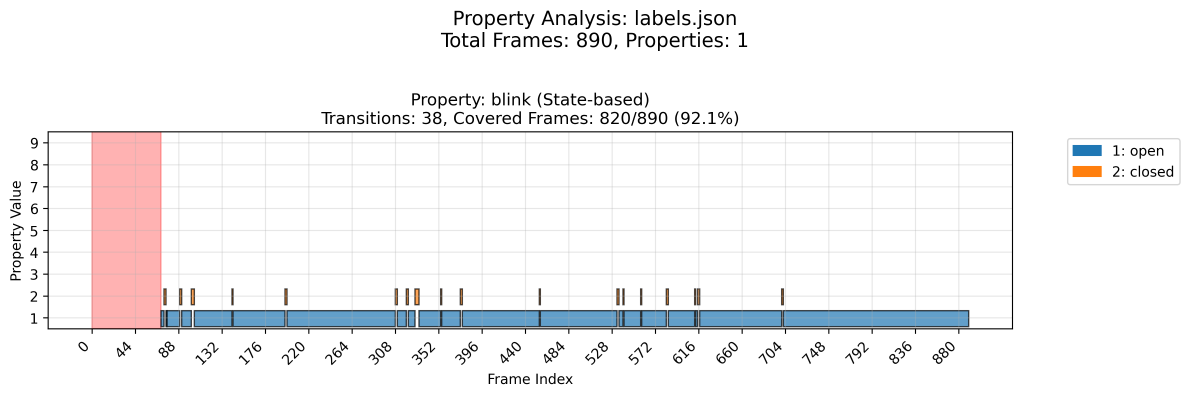
#> input picture 11Drowsiness_1_1.png, 3570 x 1190 px (shown at 1/3 size)
$ python labeler_gui.py .
#> lines starting #> are read from the running program, lines starting #| are printed output that depends on the picture
#> the answer given: 11Drowsiness_1_1.png
#!/usr/bin/env python3
"""Simple GUI tool for labeling frame properties using OpenCV.

The tool iterates through image frames inside a directory, displays them, and
lets the user assign numeric properties (1-9) to each frame. Supports multiple
named properties per frame and variable playback speeds.
"""

from __future__ import annotations

import argparse
import json
import sys
from pathlib import Path
from typing import Dict, List, Optional, Set

import cv2
import numpy as np

SUPPORTED_EXTENSIONS = {".png", ".jpg", ".jpeg", ".bmp", ".tiff", ".tif"}


class FrameLabelerApp:
    def __init__(self, image_dir: Path, labels_path: Path, property_name: str, fps: float = 5.0):
#> called with property_name = '11Drowsiness_1_1.png', fps = 5
        self.image_dir = image_dir
        self.labels_path = labels_path
        self.property_name = property_name
        self.base_fps = fps
        self.fps = fps
        self.speed_multiplier = 1.0
        self.available_speeds = [1.0, 1.5, 2.0]
        self.speed_index = 0
        self.replace_property = None  # Will be set during label loading

        self.frames: List[Path] = self._load_frames()
        if not self.frames:
            raise SystemExit(f"No image frames found in {image_dir}")

        self.labels: Dict[str, Dict[str, Set[int]]] = self._load_existing_labels()
        self.current_index = 0
        self.current_property = 1
        self.playing = False
        self.display_size = (960, 540)
        self.window_name = f"Frame Property Labeler - {property_name}"

        # Apply default properties from existing labels
        for i, frame_path in enumerate(self.frames):
            key = self._frame_key(frame_path)
            if key in self.labels and self.property_name in self.labels[key]:
                if i == 0 and self.labels[key][self.property_name]:
                    # Use the first value as default
                    self.current_property = min(self.labels[key][self.property_name])

    def _load_frames(self) -> List[Path]:
        files = [
            path for path in sorted(self.image_dir.iterdir())
            if path.suffix.lower() in SUPPORTED_EXTENSIONS and path.is_file()
        ]
        return files

    def _load_existing_labels(self) -> Dict[str, Dict[str, Set[int]]]:
        """Load existing labels. Structure: {frame_key: {property_name: set(values)}}"""
        if not self.labels_path.exists():
            self.value_mappings = {}
            return {}

        try:
            with self.labels_path.open("r", encoding="utf-8") as fh:
                data = json.load(fh)
        except json.JSONDecodeError as exc:
            print(f"Failed to read {self.labels_path}: {exc}")
            print("Starting with empty labels.")
            self.value_mappings = {}
            return {}

        # Handle both new format (with frames/mappings) and legacy format
        if "frames" in data:
            # New format
            frame_data = data["frames"]
            self.value_mappings = data.get("mappings", {})
            if self.property_name in self.value_mappings:
                print(f"\nLoaded value mappings for '{self.property_name}':")
                for value, meaning in self.value_mappings[self.property_name].items():
                    print(f"  {value}: {meaning}")
        else:
            # Legacy format - frame data is at root level
            frame_data = data
            self.value_mappings = {}

        # Convert loaded data to the expected structure
        result = {}
        property_exists = False
        existing_frames_count = 0

        for frame_key, properties in frame_data.items():
            if isinstance(properties, dict):
                # New format: multiple properties
                result[frame_key] = {}
                for prop_name, values in properties.items():
                    if isinstance(values, list):
                        result[frame_key][prop_name] = set(values)
                    else:
                        # Single value, convert to set
                        result[frame_key][prop_name] = {values}

                    # Check if current property already exists
                    if prop_name == self.property_name:
                        property_exists = True
                        existing_frames_count += 1
            else:
                # Old format: single unnamed property
                result[frame_key] = {"default": {properties}}
                if self.property_name == "default":
                    property_exists = True
                    existing_frames_count += 1

        # Ask about property replacement if this property already exists
        if property_exists:
            print(f"\nFound existing property '{self.property_name}' in {existing_frames_count} frames.")
            print("Options:")
            print("  1. Keep existing - Augment/modify existing values (recommended)")
            print("  2. Replace all - Clear all existing values for this property")
            print("  3. Cancel - Exit without changes")

            while True:
                choice = input("Choose option (1/2/3) [default: 1]: ").strip() or "1"
                if choice in ["1", "2", "3"]:
                    break
                print("Invalid choice. Please enter 1, 2, or 3.")

            if choice == "3":
                raise SystemExit("Cancelled by user")
            elif choice == "2":
                # Clear existing property values
                for frame_key in result:
                    if self.property_name in result[frame_key]:
                        result[frame_key][self.property_name].clear()
                print(f"Cleared all existing values for property '{self.property_name}'")
                self.replace_property = True
            else:
                self.replace_property = False
                print(f"Will keep and show existing values for property '{self.property_name}'")

        # Ask for value mappings if not already defined for this property
        if (self.property_name not in self.value_mappings or
            not self.value_mappings.get(self.property_name, {})):
            self._setup_value_mappings()

        return result

    # [29 lines left out: function _setup_value_mappings, not called in this run]

    def _frame_key(self, frame_path: Path) -> str:
        return frame_path.relative_to(self.image_dir).as_posix()

    def _get_frame_properties(self, index: int) -> Set[int]:
        """Get all property values for a frame in the current property category."""
        frame_path = self.frames[index]
        key = self._frame_key(frame_path)

        if key in self.labels and self.property_name in self.labels[key]:
            return self.labels[key][self.property_name]
        elif index > 0:
            # Inherit from previous frame
            prev_key = self._frame_key(self.frames[index - 1])
            if prev_key in self.labels and self.property_name in self.labels[prev_key]:
                return self.labels[prev_key][self.property_name].copy()
        return {self.current_property}

    def _display_frame(self) -> np.ndarray:
        """Load and prepare the current frame for display."""
        frame_path = self.frames[self.current_index]
        img = cv2.imread(str(frame_path))
#> img is the input picture: shape (1190, 3570, 3); mean B, G, R 243.6, 242.7, 243.6

        if img is None:
            # Create placeholder for broken images
            img = np.zeros((100, 200, 3), dtype=np.uint8)
            cv2.putText(img, "Error loading image", (10, 50),
                       cv2.FONT_HERSHEY_SIMPLEX, 0.5, (255, 255, 255), 1)
        else:
            # Resize to display size while maintaining aspect ratio
            h, w = img.shape[:2]
#> h = 1190; w = 3570
            aspect = w / h
#> aspect = 3
            if aspect > self.display_size[0] / self.display_size[1]:
                new_w = self.display_size[0]
                new_h = int(new_w / aspect)
#> new_h = 320
            else:
                new_h = self.display_size[1]
                new_w = int(new_h * aspect)
            img = cv2.resize(img, (new_w, new_h))
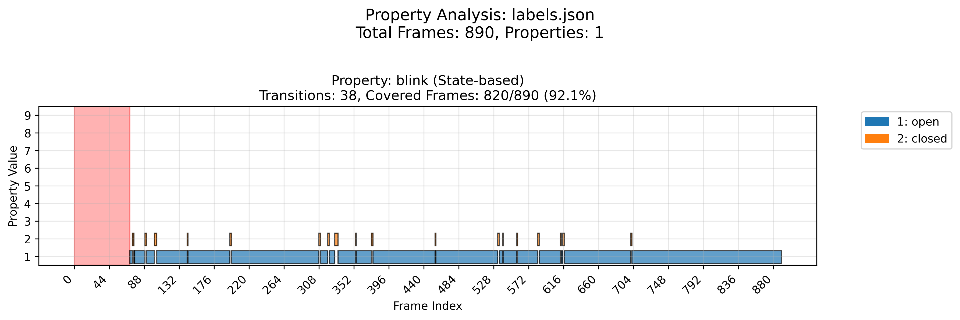
#> img: shape (320, 960, 3); mean B, G, R 243.6, 242.7, 243.5

        # Add status information
        status = self._create_status_bar(img.shape[1])

        # Combine image with status bar
        combined = np.vstack([img, status])
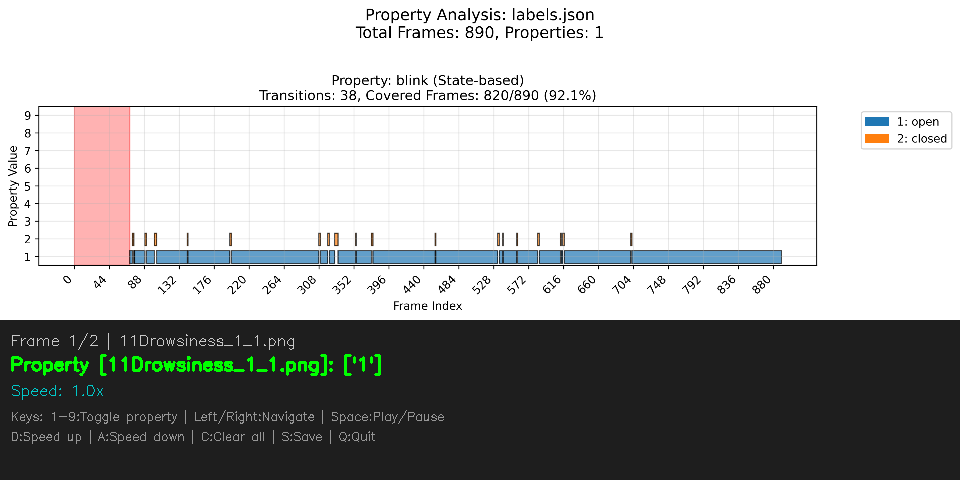
#> combined: shape (480, 960, 3); mean B, G, R 173, 173.7, 172.8

        return combined

    def _create_status_bar(self, width: int) -> np.ndarray:
        """Create a status bar showing current frame info and controls."""
        height = 160  # Increased height for better property visualization
        status_bar = np.ones((height, width, 3), dtype=np.uint8) * 30

        # Frame info
        frame_path = self.frames[self.current_index]
        key = self._frame_key(frame_path)
        info_text = f"Frame {self.current_index + 1}/{len(self.frames)} | {key}"
        cv2.putText(status_bar, info_text, (10, 25),
                   cv2.FONT_HERSHEY_SIMPLEX, 0.5, (200, 200, 200), 1)

        # Property name and current values
        current_props = self._get_frame_properties(self.current_index)

        # Create value display with meanings
        prop_values_display = []
        for value in sorted(current_props):
            meaning = self.value_mappings.get(self.property_name, {}).get(str(value), "")
            if meaning:
                prop_values_display.append(f"{value}:{meaning}")
            else:
                prop_values_display.append(str(value))

        # Enhanced property display when keeping existing values
        if self.replace_property is False and current_props:
            # Show existing values more prominently
            prop_text = f"Property [{self.property_name}] (EXISTING): {prop_values_display}"
            # Use cyan color for existing values
            cv2.putText(status_bar, prop_text, (10, 50),
                       cv2.FONT_HERSHEY_SIMPLEX, 0.6, (255, 255, 0), 2)

            # Add visual indicator for existing data
            cv2.putText(status_bar, "* Existing data - Toggle numbers to modify", (10, 75),
                       cv2.FONT_HERSHEY_SIMPLEX, 0.4, (0, 255, 255), 1)
        else:
            prop_text = f"Property [{self.property_name}]: {prop_values_display}"
            cv2.putText(status_bar, prop_text, (10, 50),
                       cv2.FONT_HERSHEY_SIMPLEX, 0.6, (0, 255, 0), 2)

        # Speed indicator
        speed_text = f"Speed: {self.speed_multiplier:.1f}x"
        y_offset = 95 if self.replace_property is False and current_props else 75
        cv2.putText(status_bar, speed_text, (10, y_offset),
                   cv2.FONT_HERSHEY_SIMPLEX, 0.5, (200, 200, 0), 1)

        # Controls help (line 1)
        y_offset += 25
        help_text1 = "Keys: 1-9:Toggle property | Left/Right:Navigate | Space:Play/Pause"
        cv2.putText(status_bar, help_text1, (10, y_offset),
                   cv2.FONT_HERSHEY_SIMPLEX, 0.4, (150, 150, 150), 1)

        # Controls help (line 2)
        y_offset += 20
        help_text2 = "D:Speed up | A:Speed down | C:Clear all | S:Save | Q:Quit"
        cv2.putText(status_bar, help_text2, (10, y_offset),
                   cv2.FONT_HERSHEY_SIMPLEX, 0.4, (150, 150, 150), 1)

        # Playing status
        if self.playing:
            play_text = f"PLAYING {self.speed_multiplier:.1f}x"
            cv2.putText(status_bar, play_text, (width - 150, 50),
                       cv2.FONT_HERSHEY_SIMPLEX, 0.6, (0, 255, 0), 2)

        return status_bar

    def _update_delay(self) -> None:
        """Update the delay based on current FPS and speed multiplier."""
        effective_fps = self.fps * self.speed_multiplier
        self.delay_ms = int(1000 / effective_fps) if effective_fps > 0 else 200

    def _save_labels(self) -> None:
        """Save current labels to JSON file."""
        # Convert sets to lists for JSON serialization
        frame_data = {}
        for frame_key, properties in self.labels.items():
            frame_data[frame_key] = {}
            for prop_name, values in properties.items():
                frame_data[frame_key][prop_name] = sorted(list(values))

        # Create complete save data structure with mappings
        save_data = {
            "frames": frame_data,
            "mappings": getattr(self, 'value_mappings', {}),
            "metadata": {
                "created_with": "frame_property_labeler",
                "version": "2.0",
                "total_frames": len(self.frames),
                "properties": list(self.labels.keys()) if hasattr(self, 'labels') else []
            }
        }

        try:
            with self.labels_path.open("w", encoding="utf-8") as fh:
                json.dump(save_data, fh, indent=2)
            print(f"Labels saved to {self.labels_path}")
        except OSError as exc:
            print(f"Error saving labels: {exc}")

    # [56 lines left out: functions toggle_property, clear_properties, change_speed, show_next, show_previous, not called in this run]

    def run(self) -> None:
        """Main application loop."""
        cv2.namedWindow(self.window_name, cv2.WINDOW_NORMAL)
        cv2.resizeWindow(self.window_name, self.display_size[0], self.display_size[1] + 160)

        self._update_delay()

        print(f"\nFrame Property Labeler - Property: [{self.property_name}]")
        print("=" * 60)
        print("Controls:")
        print("  1-9: Toggle property value for current frame")
        print("  Left/Right Arrow: Navigate frames")
        print("  Space: Play/Pause automatic playback")
        print("  D: Increase playback speed (1x -> 1.5x -> 2x)")
        print("  A: Decrease playback speed (2x -> 1.5x -> 1x)")
        print("  C: Clear all properties for current frame")
        print("  S: Save labels")
        print("  Q/ESC: Quit")
        print("=" * 60)
        print(f"Note: Multiple properties can be assigned to each frame")
        print(f"Press a number to toggle it on/off for the current frame\n")

        while True:
            # Display current frame
            display_img = self._display_frame()
            cv2.imshow(self.window_name, display_img)

            # Handle keyboard input
            if self.playing:
                key = cv2.waitKey(self.delay_ms) & 0xFF
            else:
                key = cv2.waitKey(0) & 0xFF
#> (key q is pressed here)

            # Process key
            if key == ord('q') or key == 27:  # Q or ESC
                break
            elif key == ord('s'):  # Save
                self._save_labels()
            elif key == ord('c'):  # Clear
                self.clear_properties()
            elif key == ord('d'):  # Speed up
                self.change_speed(1)
            elif key == ord('a'):  # Speed down
                self.change_speed(-1)
            elif key == ord(' '):  # Space - toggle play
                self.playing = not self.playing
                if self.playing:
                    print(f"Playback started at {self.speed_multiplier:.1f}x speed")
                else:
                    print("Playback paused")
            elif key == 81 or key == 2:  # Left arrow
                if self.show_previous():
                    self.playing = False
            elif key == 83 or key == 3:  # Right arrow
                if not self.show_next():
                    self.playing = False
            elif ord('1') <= key <= ord('9'):  # Number keys
                value = key - ord('0')
                self.toggle_property(value)

            # Auto-advance if playing
            if self.playing:
                if not self.show_next():
                    self.playing = False
                    print("Reached end of frames")

        # Cleanup
        cv2.destroyAllWindows()
        self._save_labels()
        print("\nLabels saved. Goodbye!")


def parse_args() -> argparse.Namespace:
    parser = argparse.ArgumentParser(description="Frame property labeling tool using OpenCV")
    parser.add_argument(
        "directory",
        help="Directory containing frame images."
    )
    parser.add_argument(
        "--property",
        type=str,
        default=None,
        help="Name of the property to label (e.g., 'motion', 'quality', 'object'). Will be prompted if not provided."
    )
    parser.add_argument(
        "--labels",
        type=Path,
        default=None,
        help="Optional path to the labels JSON file (defaults to <directory>/labels.json)."
    )
    parser.add_argument(
        "--fps",
        type=float,
        default=5.0,
        help="Base playback frames per second (default: 5). Can be adjusted during playback."
    )
    return parser.parse_args()


def main() -> None:
    args = parse_args()

    directory = Path(args.directory)
    if not directory.exists() or not directory.is_dir():
        raise SystemExit(f"Directory not found: {directory}")

    # Get property name
    property_name = args.property
    if not property_name:
        print("\nEnter a name for the property you want to label")
        print("Examples: 'motion', 'quality', 'person', 'action', etc.")
        property_name = input("Property name: ").strip()
        if not property_name:
            property_name = "default"
            print(f"Using default property name: {property_name}")

    labels_path = args.labels or directory / "labels.json"

    print(f"\nStarting labeling session for property: [{property_name}]")

    app = FrameLabelerApp(directory, labels_path, property_name, fps=args.fps)
    app.run()


if __name__ == "__main__":
    main()

$ run again, on 11drowsiness_4_2.png
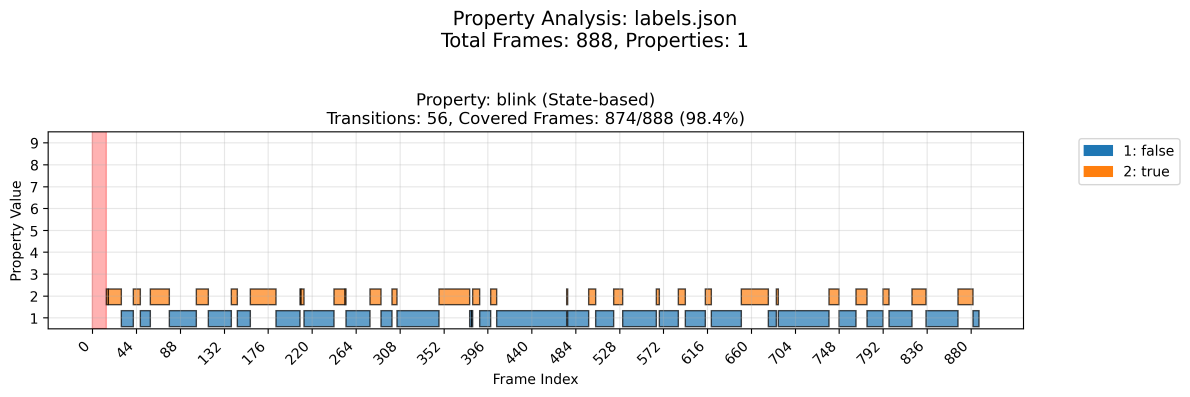
#> input picture 11drowsiness_4_2.png, 3569 x 1190 px (shown at 1/3 size)
#> in _display_frame, img is the input picture: shape (1190, 3569, 3); mean B, G, R 244.1, 244, 244.1
#> in _display_frame, `img = cv2.resize(img, (new_w, new_h))`:
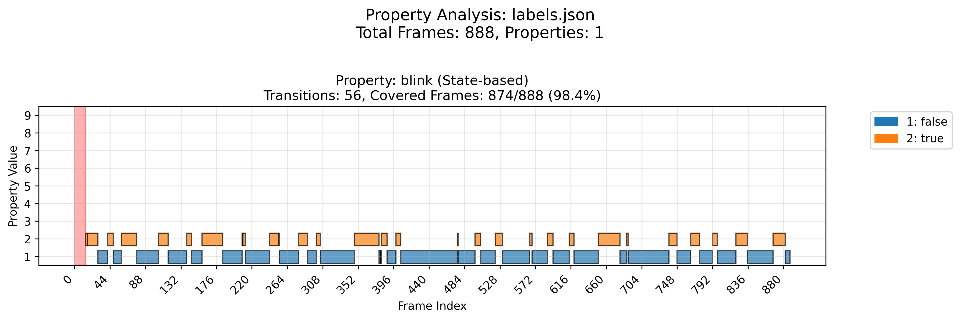
#> img: shape (320, 960, 3); mean B, G, R 244.1, 244, 244.1
#> in _display_frame, `combined = np.vstack([img, status])`:
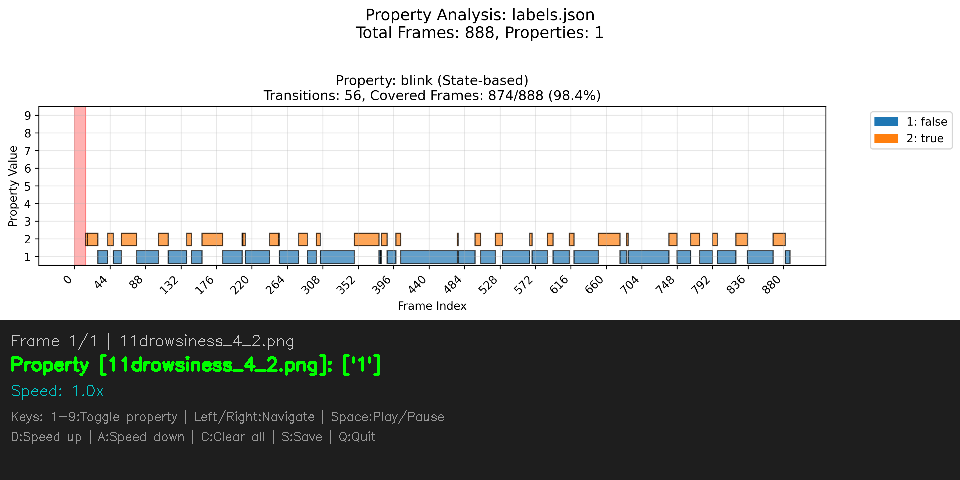
#> combined: shape (480, 960, 3); mean B, G, R 173.3, 174.6, 173.2
